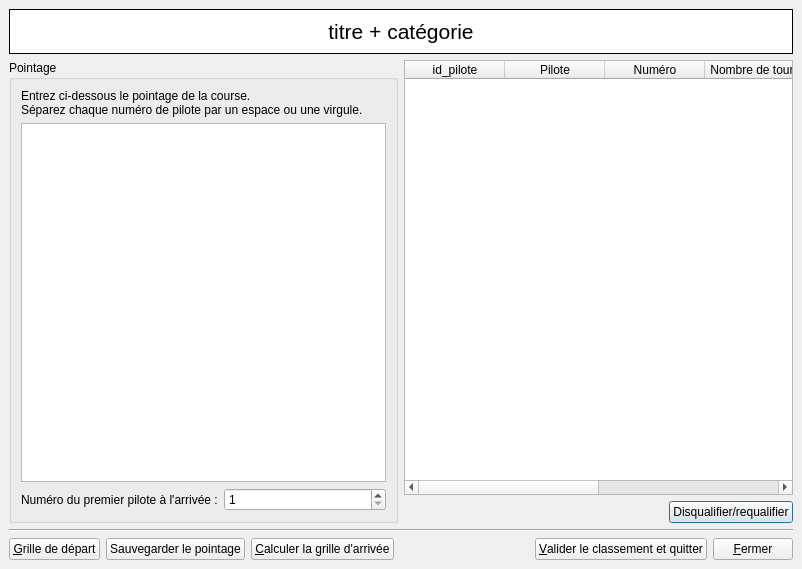
<ui version="4.0" >
 <class>Pointage</class>
 <widget class="QDialog" name="Pointage" >
  <property name="geometry" >
   <rect>
    <x>0</x>
    <y>0</y>
    <width>802</width>
    <height>569</height>
   </rect>
  </property>
  <property name="windowTitle" >
   <string>Pointage de la manche</string>
  </property>
  <layout class="QGridLayout" >
   <property name="margin" >
    <number>9</number>
   </property>
   <property name="spacing" >
    <number>6</number>
   </property>
   <item row="1" column="0" >
    <widget class="QGroupBox" name="groupBox" >
     <property name="title" >
      <string>Pointage</string>
     </property>
     <layout class="QVBoxLayout" >
      <property name="margin" >
       <number>9</number>
      </property>
      <property name="spacing" >
       <number>6</number>
      </property>
      <item>
       <widget class="QLabel" name="label" >
        <property name="text" >
         <string>Entrez ci-dessous le pointage de la course.
Séparez chaque numéro de pilote par un espace ou une virgule.</string>
        </property>
       </widget>
      </item>
      <item>
       <widget class="QTextEdit" name="textPointage" >
        <property name="font" >
         <font>
          <weight>75</weight>
          <bold>true</bold>
         </font>
        </property>
       </widget>
      </item>
      <item>
       <layout class="QHBoxLayout" >
        <property name="margin" >
         <number>0</number>
        </property>
        <property name="spacing" >
         <number>6</number>
        </property>
        <item>
         <widget class="QLabel" name="textLabel1" >
          <property name="text" >
           <string>Numéro du premier pilote à l'arrivée :</string>
          </property>
          <property name="wordWrap" >
           <bool>false</bool>
          </property>
         </widget>
        </item>
        <item>
         <widget class="QSpinBox" name="premier" >
          <property name="maximum" >
           <number>1000</number>
          </property>
          <property name="minimum" >
           <number>1</number>
          </property>
         </widget>
        </item>
       </layout>
      </item>
     </layout>
    </widget>
   </item>
   <item row="0" column="0" colspan="2" >
    <widget class="QFrame" name="frame" >
     <property name="palette" >
      <palette>
       <active>
        <colorrole role="Base" >
         <brush brushstyle="SolidPattern" >
          <color alpha="255" >
           <red>255</red>
           <green>255</green>
           <blue>255</blue>
          </color>
         </brush>
        </colorrole>
        <colorrole role="Window" >
         <brush brushstyle="SolidPattern" >
          <color alpha="255" >
           <red>255</red>
           <green>255</green>
           <blue>255</blue>
          </color>
         </brush>
        </colorrole>
       </active>
       <inactive>
        <colorrole role="Base" >
         <brush brushstyle="SolidPattern" >
          <color alpha="255" >
           <red>255</red>
           <green>255</green>
           <blue>255</blue>
          </color>
         </brush>
        </colorrole>
        <colorrole role="Window" >
         <brush brushstyle="SolidPattern" >
          <color alpha="255" >
           <red>255</red>
           <green>255</green>
           <blue>255</blue>
          </color>
         </brush>
        </colorrole>
       </inactive>
       <disabled>
        <colorrole role="Base" >
         <brush brushstyle="SolidPattern" >
          <color alpha="255" >
           <red>255</red>
           <green>255</green>
           <blue>255</blue>
          </color>
         </brush>
        </colorrole>
        <colorrole role="Window" >
         <brush brushstyle="SolidPattern" >
          <color alpha="255" >
           <red>255</red>
           <green>255</green>
           <blue>255</blue>
          </color>
         </brush>
        </colorrole>
       </disabled>
      </palette>
     </property>
     <property name="autoFillBackground" >
      <bool>true</bool>
     </property>
     <property name="frameShape" >
      <enum>QFrame::Box</enum>
     </property>
     <property name="frameShadow" >
      <enum>QFrame::Plain</enum>
     </property>
     <layout class="QGridLayout" >
      <property name="margin" >
       <number>9</number>
      </property>
      <property name="spacing" >
       <number>6</number>
      </property>
      <item row="0" column="0" >
       <widget class="QLabel" name="lblTitre" >
        <property name="sizePolicy" >
         <sizepolicy>
          <hsizetype>1</hsizetype>
          <vsizetype>1</vsizetype>
          <horstretch>0</horstretch>
          <verstretch>0</verstretch>
         </sizepolicy>
        </property>
        <property name="minimumSize" >
         <size>
          <width>0</width>
          <height>0</height>
         </size>
        </property>
        <property name="maximumSize" >
         <size>
          <width>32767</width>
          <height>32767</height>
         </size>
        </property>
        <property name="font" >
         <font>
          <pointsize>16</pointsize>
          <weight>75</weight>
          <bold>true</bold>
         </font>
        </property>
        <property name="text" >
         <string>&lt;html>&lt;head>&lt;meta name="qrichtext" content="1" />&lt;style type="text/css">
p, li { white-space: pre-wrap; }
&lt;/style>&lt;/head>&lt;body style=" font-family:'MS Shell Dlg 2'; font-size:16pt; font-weight:600; font-style:normal; text-decoration:none;">
&lt;p style=" margin-top:0px; margin-bottom:0px; margin-left:0px; margin-right:0px; -qt-block-indent:0; text-indent:0px;">&lt;span style=" font-weight:400;">titre + catégorie&lt;/span>&lt;/p>&lt;/body>&lt;/html></string>
        </property>
        <property name="alignment" >
         <set>Qt::AlignCenter</set>
        </property>
        <property name="wordWrap" >
         <bool>false</bool>
        </property>
       </widget>
      </item>
     </layout>
    </widget>
   </item>
   <item row="1" column="1" >
    <layout class="QVBoxLayout" >
     <property name="margin" >
      <number>0</number>
     </property>
     <property name="spacing" >
      <number>6</number>
     </property>
     <item>
      <widget class="QTableWidget" name="resultList" >
       <property name="editTriggers" >
        <set>QAbstractItemView::NoEditTriggers</set>
       </property>
       <property name="selectionMode" >
        <enum>QAbstractItemView::SingleSelection</enum>
       </property>
       <property name="selectionBehavior" >
        <enum>QAbstractItemView::SelectRows</enum>
       </property>
       <column>
        <property name="text" >
         <string>id_pilote</string>
        </property>
       </column>
       <column>
        <property name="text" >
         <string>Pilote</string>
        </property>
       </column>
       <column>
        <property name="text" >
         <string>Numéro</string>
        </property>
       </column>
       <column>
        <property name="text" >
         <string>Nombre de tours</string>
        </property>
       </column>
       <column>
        <property name="text" >
         <string>Place</string>
        </property>
       </column>
       <column>
        <property name="text" >
         <string>Points</string>
        </property>
       </column>
      </widget>
     </item>
     <item>
      <layout class="QHBoxLayout" >
       <property name="margin" >
        <number>0</number>
       </property>
       <property name="spacing" >
        <number>6</number>
       </property>
       <item>
        <spacer>
         <property name="orientation" >
          <enum>Qt::Horizontal</enum>
         </property>
         <property name="sizeType" >
          <enum>QSizePolicy::Expanding</enum>
         </property>
         <property name="sizeHint" >
          <size>
           <width>131</width>
           <height>20</height>
          </size>
         </property>
        </spacer>
       </item>
       <item>
        <widget class="QPushButton" name="btnToggleQualif" >
         <property name="text" >
          <string>Disqualifier/requalifier</string>
         </property>
        </widget>
       </item>
      </layout>
     </item>
    </layout>
   </item>
   <item row="3" column="0" colspan="2" >
    <layout class="QHBoxLayout" >
     <property name="margin" >
      <number>0</number>
     </property>
     <property name="spacing" >
      <number>6</number>
     </property>
     <item>
      <widget class="QPushButton" name="btnGrille" >
       <property name="text" >
        <string>&amp;Grille de départ</string>
       </property>
       <property name="shortcut" >
        <string>Alt+G</string>
       </property>
      </widget>
     </item>
     <item>
      <widget class="QPushButton" name="btnSauvePointage" >
       <property name="text" >
        <string>Sauvegarder le pointage</string>
       </property>
       <property name="shortcut" >
        <string/>
       </property>
      </widget>
     </item>
     <item>
      <widget class="QPushButton" name="btnCalculer" >
       <property name="text" >
        <string>&amp;Calculer la grille d'arrivée</string>
       </property>
       <property name="shortcut" >
        <string>Alt+C</string>
       </property>
       <property name="checkable" >
        <bool>false</bool>
       </property>
       <property name="flat" >
        <bool>false</bool>
       </property>
      </widget>
     </item>
     <item>
      <spacer>
       <property name="orientation" >
        <enum>Qt::Horizontal</enum>
       </property>
       <property name="sizeType" >
        <enum>QSizePolicy::Expanding</enum>
       </property>
       <property name="sizeHint" >
        <size>
         <width>218</width>
         <height>20</height>
        </size>
       </property>
      </spacer>
     </item>
     <item>
      <widget class="QPushButton" name="btnSauver" >
       <property name="text" >
        <string>&amp;Valider le classement et quitter</string>
       </property>
       <property name="shortcut" >
        <string>Alt+V</string>
       </property>
       <property name="checkable" >
        <bool>false</bool>
       </property>
       <property name="flat" >
        <bool>false</bool>
       </property>
      </widget>
     </item>
     <item>
      <widget class="QPushButton" name="btnAnnuler" >
       <property name="text" >
        <string>&amp;Fermer</string>
       </property>
       <property name="shortcut" >
        <string>Alt+F</string>
       </property>
      </widget>
     </item>
    </layout>
   </item>
   <item row="2" column="0" colspan="2" >
    <widget class="Line" name="Line3" >
     <property name="frameShape" >
      <enum>QFrame::HLine</enum>
     </property>
     <property name="frameShadow" >
      <enum>QFrame::Sunken</enum>
     </property>
     <property name="orientation" >
      <enum>Qt::Horizontal</enum>
     </property>
    </widget>
   </item>
  </layout>
 </widget>
 <layoutdefault spacing="6" margin="11" />
 <pixmapfunction>qPixmapFromMimeSource</pixmapfunction>
 <resources/>
 <connections>
  <connection>
   <sender>btnAnnuler</sender>
   <signal>clicked()</signal>
   <receiver>Pointage</receiver>
   <slot>reject()</slot>
   <hints>
    <hint type="sourcelabel" >
     <x>737</x>
     <y>549</y>
    </hint>
    <hint type="destinationlabel" >
     <x>496</x>
     <y>561</y>
    </hint>
   </hints>
  </connection>
 </connections>
</ui>
